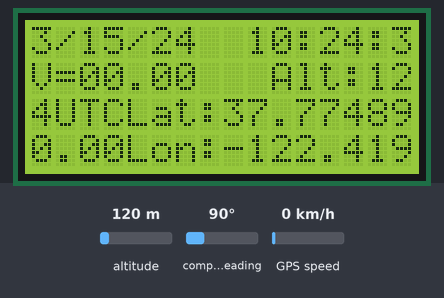
A sketch run on a simulated Arduino Uno, built with avr-gcc and run on an emulated ATmega328P. On the bench: 16×4 character LCD. The test bench sets the inputs (shaded band); at power-on: altitude 120 m, GPS speed 0 km/h, compass heading 90°. The GPS gets a fix after 3 s at 37.7749, -122.4194 with 8 satellites; what the sketch prints to the serial monitor is not drawn.

Above: at 4.2 s.
4.3 s: altitude set to 20 m
At 5.9 s:
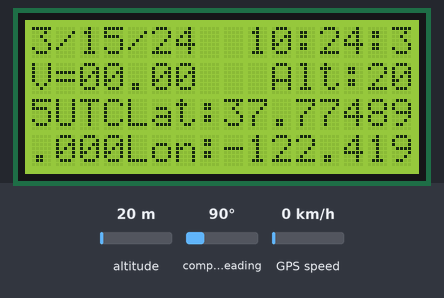
7.6 s: GPS speed set to 2 km/h
At 8.7 s:
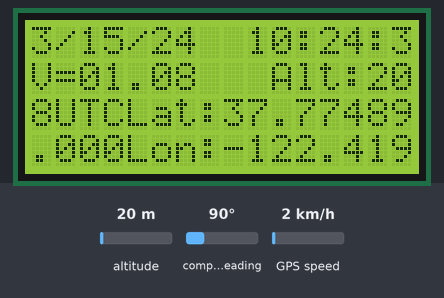
10.6 s: altitude set to 250 m
At 11.9 s:
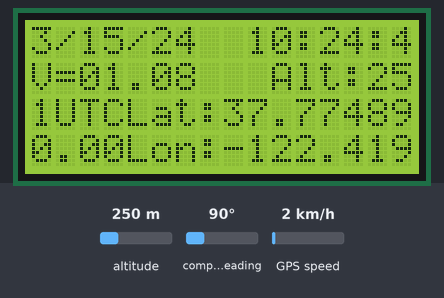
13.6 s: GPS speed set to 30 km/h
At 14.7 s:
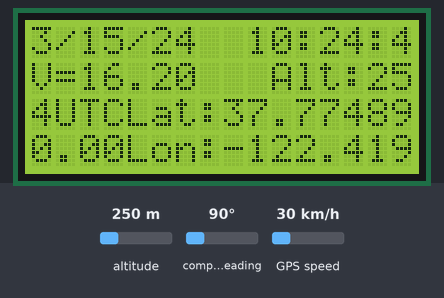
Timing chart, 0 to 16.6 s (numbered marks = the images above; inputs shaded):
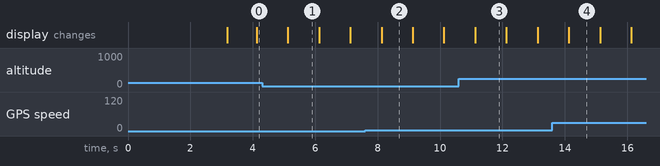

Measured:
- what the display in image 1 shows lasts 1.0 s, from 5.1 s to 6.1 s

The sketch:

gps_lcd_moving.ino
```cpp
//dezldog
// Playing with my gps and LCD
// some code mine, some code borrowed from Adafruit.
// Buy from them; they support the community. Alibaba vendors, etc, don't
//

#include "SoftwareSerial.h"
#include "Adafruit_GPS.h"
#include "Adafruit_LiquidCrystal.h"

// Set GPSECHO to 'false' to turn off echoing the GPS data to the Serial console
// Set to 'true' if you want to debug and listen to the raw GPS sentences.
#define GPSECHO  false

// Metric or not? Synthetica! metric = true, imperial = false
boolean displayUnits = true;

// create LCD object
Adafruit_LiquidCrystal lcd(0);

//Set up softwareserial
int rxPin = 8;
int txPin = 7;
int GPSBaud = 9600;

// Variables for formatting
  int hours = 0;
  int minutes = 0;
  int seconds = 0;
  int sats = 0;
  float velocity = 0;

// create gps sensor connection object
SoftwareSerial gpsSerial(rxPin, txPin);

// create gps object
Adafruit_GPS GPS(&gpsSerial);

// this keeps track of whether we're using the interrupt
// off by default!
boolean usingInterrupt = false;
void useInterrupt(boolean); // Func prototype keeps Arduino 0023 happy
uint32_t timer = millis();

void setup()
{
  //start gps
  Serial.begin(57600);
  gpsSerial.begin (GPSBaud);
  GPS.sendCommand(PMTK_SET_NMEA_OUTPUT_RMCGGA);
  GPS.sendCommand(PMTK_SET_NMEA_UPDATE_5HZ);
  GPS.sendCommand(PGCMD_ANTENNA);

  // the nice thing about this code is you can have a timer0 interrupt go off
  // every 1 millisecond, and read data from the GPS for you. that makes the
  // loop code a heck of a lot easier!
  useInterrupt(true);

  // Print a message to the LCD
  lcd.begin(16, 4);
  lcd.print("LCD Setup Complete");
  delay(3000);
  lcd.clear();
}

void loop()
{
  // in case you are not using the interrupt above, you'll
  // need to 'hand query' the GPS, not suggested :(
  if (! usingInterrupt)
  {
    // read data from the GPS in the 'main loop'
    char c = GPS.read();
    // if you want to debug, this is a good time to do it!
    if (GPSECHO)
      if (c) Serial.print(c);
  }

  if (GPS.newNMEAreceived())
  {
    if (!GPS.parse(GPS.lastNMEA()))   // this also sets the newNMEAreceived() flag to false
      return;  // we can fail to parse a sentence in which case we should just wait for another
  }

  // if millis() or timer wraps around, we'll just reset it
  if (timer > millis())  timer = millis();

  // approximately every 1 seconds or so, print out the current stats
  if (millis() - timer > 1000)
  {
    timer = millis(); // reset the timer
    displayLcd();
    writeToSerial();
  }
}

// Interrupt is called once a millisecond, looks for any new GPS data, and stores it
SIGNAL(TIMER0_COMPA_vect) {
  char c = GPS.read();
  // if you want to debug, this is a good time to do it!
#ifdef UDR0
  if (GPSECHO)
    if (c) UDR0 = c;
  // writing direct to UDR0 is much much faster than Serial.print
  // but only one character can be written at a time.
#endif
}

void useInterrupt(boolean v) {
  if (v) {
    // Timer0 is already used for millis() - we'll just interrupt somewhere
    // in the middle and call the "Compare A" function above
    OCR0A = 0xAF;
    TIMSK0 |= _BV(OCIE0A);
    usingInterrupt = true;
  } else {
    // do not call the interrupt function COMPA anymore
    TIMSK0 &= ~_BV(OCIE0A);
    usingInterrupt = false;
  }
}

void displayLcd()
{

  lcd.setCursor(17, 3);
  if ((int)GPS.fix)
  {
    lcd.print("Fix");
  }
  else
  {
    lcd.print("NFX");
  }
  velocity = GPS.speed;
  lcd.setCursor(0, 1);
  lcd.print("V=");
  if (velocity < 10 )
  {
    lcd.print("0");
  }
  lcd.print(velocity);
  lcd.setCursor(10, 1);
  lcd.print("Alt:"); lcd.print(GPS.altitude);
  lcd.setCursor(14, 2);
  sats = GPS.satellites;
  lcd.print("Sat:");
  if (sats < 10)
  {
    lcd.print("0");
    lcd.print(sats);
  }
  else
  {
    lcd.print(sats);
  }
  // Where are we ging to show the time?
  lcd.setCursor(9, 0);
  hours = GPS.hour;
  if (hours < 10)
  {
    lcd.print("0");
    lcd.print(hours);
  }
  else
  {
    lcd.print(hours);
  }
  lcd.print(':');
  minutes = GPS.minute;
  if (minutes < 10)
  {
    lcd.print("0");
    lcd.print(minutes);
  }
  else
  {
    lcd.print(GPS.minute);
  }
  lcd.print(':');
  seconds = GPS.seconds;
  if (seconds < 10)
  {
    lcd.print("0");
    lcd.print(seconds);
  }
  else
  {
    lcd.print(seconds);
  }
  lcd.print("UTC");
  //Where to we print the date?
  lcd.setCursor(0, 0);
  lcd.print(GPS.month);
  lcd.print("/");
  lcd.print(GPS.day);
  lcd.print("/");
  lcd.print(GPS.year);
  lcd.print(" ");
  lcd.setCursor(0, 2);
  lcd.print("Lat:"); lcd.print(GPS.latitudeDegrees, 6);
  lcd.setCursor(0, 3);
  lcd.print("Lon:"); lcd.print(GPS.longitudeDegrees, 6);
}

void writeToSerial()
{
  Serial.print("\nTime: ");
  Serial.print(GPS.hour, DEC); Serial.print(':');
  Serial.print(GPS.minute, DEC); Serial.print(':');
  Serial.print(GPS.seconds, DEC); Serial.println();
  Serial.print("Date: ");
  Serial.print(GPS.day, DEC); Serial.print('/');
  Serial.print(GPS.month, DEC); Serial.print("/20");
  Serial.println(GPS.year, DEC);
  Serial.print("Fix: "); Serial.print((int)GPS.fix);
  Serial.print(" quality: "); Serial.println((int)GPS.fixquality);
  if (GPS.fix)
  {
    Serial.print("Location: ");
    Serial.print(GPS.latitude, 4); Serial.print(GPS.lat);
    Serial.print(", ");
    Serial.print(GPS.longitude, 4); Serial.println(GPS.lon);
    Serial.print("Location (in degrees.decimals): ");
    Serial.print(GPS.latitudeDegrees, 6);
    Serial.print(", ");
    Serial.println(GPS.longitudeDegrees, 6);
    Serial.print("Speed (knots): "); Serial.println(GPS.speed);
    Serial.print("Angle: "); Serial.println(GPS.angle);
    Serial.print("Altitude: "); Serial.println(GPS.altitude);
    Serial.print("Satellites: "); Serial.println((int)GPS.satellites);
  }
}
```
